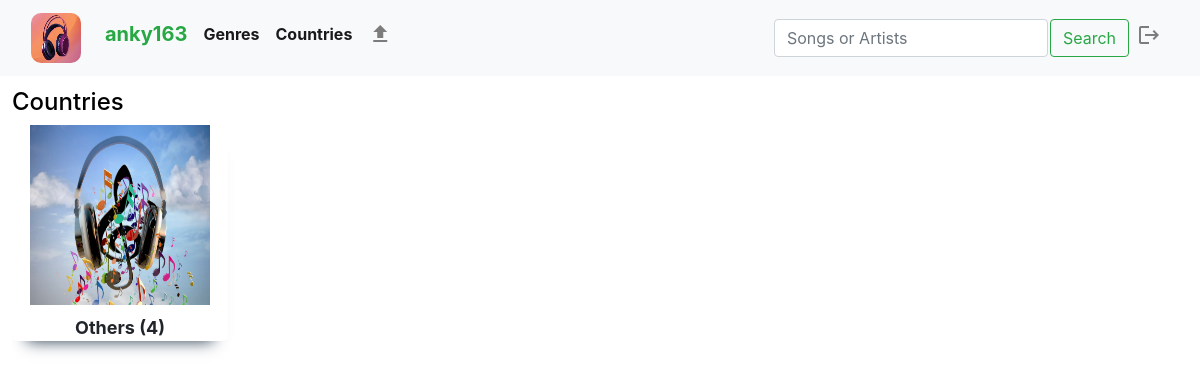
The app's page /menu/countries (signed in) with its own data.
### music/models.py (models this page shows, shortened)
class User(AbstractUser):
    pass

class Song(models.Model):
    uploader = models.ForeignKey(User, on_delete=models.CASCADE, related_name="uploader")
    title = models.CharField(max_length=64, blank=False, db_column="title")
    _artists = models.CharField(max_length=64, blank=True, db_column="artists")
    _country = models.CharField(max_length=64, blank=True, db_column="country")
    _genre = models.CharField(max_length=64, blank=True, db_column="genre")
    date = models.DateTimeField(db_column="date")
    views = models.IntegerField(default=0, db_column="views")
    photo = models.ImageField(upload_to='images', blank=True, default=None)
    audio = models.FileField(upload_to='songs', blank=False, default=None)
    @property
    def artists(self):
        return self._artists
    @artists.setter
    def artists(self, artists):
        if not artists:
            self._artists = "Unknown"
        else:
            self._artists = artists
    @property
    def genre(self):
        return self._genre
    @genre.setter
    def genre(self, genre):
        if not genre or genre.lower() not in ["pop", "dance", "rock", "jazz", "traditional", "soundtrack"]:
            self._genre = "Others"
        else:
            self._genre = genre
    @property
    def country(self):
        return self._country
    @country.setter
    def country(self, country):
        if not country or country.lower() not in ["us - uk", "korea", "japan", "china", "vietnam"]:
            self._country = "Others"
        else:
            self._country = country

### music/views.py (the view)
# urls.py: path("menu/<str:menu>", views.menu, name="menu"),
def menu(request, menu):
    packages = []
    all_lists = []
    if menu == "genres":
        for genre in genres:
            tracks = Tracks("genre", genre).all
            genre_list = {"name": genre.capitalize(), "number_of_tracks": tracks.count()}
            if genre_list["number_of_tracks"] != 0:
                all_lists.append(genre_list)
    elif menu == "countries":
        for country in countries:
            tracks = Tracks("country", country).all
            if country == "us - uk":
                country = "US - UK"
            else:
                country = country.capitalize()
            country_list = {"name": country, "number_of_tracks": tracks.count()}
            if country_list["number_of_tracks"] != 0:
                all_lists.append(country_list)
    l = Paginator(all_lists, 5)
    for i in range(l.num_pages):
        packages.append(l.page(i + 1))
    return render(request, "music/menu.html", {
        "host": request.user,
        "menu": menu.capitalize(),
        "packages": packages
    })

### music/templates/music/menu.html (shortened to what this page needs)
{% extends "music/layout.html" %}
{% load static %}
{% block body %}
    <div id="library-page">
        <div id="library-uploaded">
            <div class="smaller-headers">
                <h4>{{ menu }}</h4>
            </div>
            <div class="media-container" id="uploaded-container">
                {% for package in packages %}
                    <div class="media-group" id="group-{{ package.number }}">
                        {% for group in package.object_list %}
                            <div class="media-items">
                                <img src="/static/music/media/{{ group.name|lower }}.jpg">
                                <h3 class="group-name">{{ group.name }} ({{ group.number_of_tracks }})</h3>
                            </div>
                        {% endfor %}
                    </div>
                {% endfor %}
            </div>
        </div>
    </div>
{% endblock %}

### music/templates/music/layout.html (shortened to what this page needs)
{% load static %}
<!DOCTYPE html>
<html lang="en">
    <head>
            <link rel="stylesheet" href="https://stackpath.bootstrapcdn.com/bootstrap/4.4.1/css/bootstrap.min.css">
        <link rel="stylesheet" href="https://cdnjs.cloudflare.com/ajax/libs/font-awesome/4.7.0/css/font-awesome.min.css"/>
        <link href="{% static 'music/styles.css' %}" rel="stylesheet">
    </head>
    <body>
        <div class="header">
            <nav class="navbar navbar-expand-sm navbar-light bg-light">
                <div class="container-fluid">
                    <a class="navbar-brand" href="{% url 'list' %}">
                        <img id="logo" src="{% static 'music/media/lolo.jpg' %}" alt="logo">
                    </a>
                    <div class="collapse navbar-collapse" id="navbarSupportedContent">
                        <ul class="navbar-nav mr-auto">
                            {% if user.is_authenticated %}
                                <li class="nav-item">
                                    <a class="nav-link active" aria-current="page" href="{% url 'library' user.id %}"><h5 style="color: #28a745; font-weight: bold;">{{ user.username }}</h5></a>
                                </li>
                             {% endif %}
                                <li class="nav-item dropdown">
                                    <a id="genres-menu" class="nav-link active" href="{% url 'menu' 'genres' %}"><strong>Genres</strong></a>
                                </li>
                                <li class="nav-item dropdown">
                                    <a id="countries-menu" class="nav-link active" href="{% url 'menu' 'countries' %}"><strong>Countries</strong></a>
                                </li>
                            {% if user.is_authenticated %}
                                <li class="nav-item">
                                    <a id="upload-link" class="nav-link" href="{% url 'upload' %}">
                                        <span class="material-icons">
                                        </span>
                                    </a>
                                </li>
                            {% endif %}
                        </ul>
                        <form class="d-flex" action="{% url 'search' %}" method="post">
                            <input style="margin-right: 2px;" class="form-control me-2" type="search" placeholder="Songs or Artists" aria-label="Search" name="name" required>
                            <button class="btn btn-outline-success" type="submit">Search</button>
                        </form>
                        <div class="log-in" style="float: right;">
                            <ul class="navbar-nav me-auto mb-2 mb-lg-0">
                                {% if user.is_authenticated %}
                                    <li class="nav-item">
                                        <a id="logout-link" class="nav-link" aria-current="page" href="{% url 'logout' %}">
                                            <span class="material-icons">
                                            </span>
                                        </a>
                                    </li>
                                {% endif %}
                            </ul>
                        </div>
                    </div>
                </div>
            </nav>
        </div>
        <div class="body">
            {% block body %}{% endblock %}
        </div>
    </body>
</html>

### music/static/music/styles.css (style rules this page uses)
#logo { width: 50px; height: 50px; }
img { border-radius: 10px; }
ul { list-style: none; }
.header { height: auto; }
#library-page { margin-top: 1vw; margin-left: 1vw; margin-right: 1vw; margin-bottom: 1vw; }
#library-page .smaller-headers { display: block; width: 100%; }
#library-page .smaller-headers h4, h5 { display: inline-block; color: black; }
.media-container { display: grid; grid-auto-flow: column; overflow-x: hidden; scroll-behavior: smooth; grid-column-gap: 3vw; grid-row-gap: 2vw; }
.media-group { display: grid; grid-auto-flow: column; grid-auto-columns: 20vw; height: 22vw; width: 98vw; }
.media-items { display: flex; position: relative; overflow: hidden; border-radius: 5px; width: 18vw; height: 18vw; z-index: 5; box-shadow: rgb(38, 57, 77) 0px 15px 15px -15px; }
.media-items img { margin-left: 1.5vw; width: 15vw; height: 15vw; border-radius: 0px; cursor: pointer; }
.media-items .group-name { position: absolute; z-index: 10; width: 100%; padding-left: 1vw; padding-right: 1vw; font-size: 1.5vw; overflow: hidden; font-weight: bold; text-align: center; }
.media-items .group-name { margin-top: 16vw; display: block; }

### records on screen
User: username "anky163"
Song: name "Others", number_of_tracks "4"

### other values on screen
{{ menu }} "Countries"
